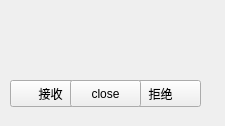
<?xml version="1.0" encoding="UTF-8"?>
<ui version="4.0">
 <class>receivevoice</class>
 <widget class="QWidget" name="receivevoice">
  <property name="geometry">
   <rect>
    <x>0</x>
    <y>0</y>
    <width>225</width>
    <height>126</height>
   </rect>
  </property>
  <property name="windowTitle">
   <string>Form</string>
  </property>
  <widget class="QPushButton" name="recvBtn">
   <property name="geometry">
    <rect>
     <x>10</x>
     <y>80</y>
     <width>81</width>
     <height>27</height>
    </rect>
   </property>
   <property name="text">
    <string>接收</string>
   </property>
  </widget>
  <widget class="QPushButton" name="rejectBtn">
   <property name="geometry">
    <rect>
     <x>120</x>
     <y>80</y>
     <width>81</width>
     <height>27</height>
    </rect>
   </property>
   <property name="text">
    <string>拒绝</string>
   </property>
  </widget>
  <widget class="QLabel" name="label">
   <property name="geometry">
    <rect>
     <x>30</x>
     <y>20</y>
     <width>171</width>
     <height>41</height>
    </rect>
   </property>
   <property name="text">
    <string/>
   </property>
  </widget>
  <widget class="QPushButton" name="closeBtn">
   <property name="geometry">
    <rect>
     <x>70</x>
     <y>80</y>
     <width>71</width>
     <height>27</height>
    </rect>
   </property>
   <property name="text">
    <string>close</string>
   </property>
  </widget>
 </widget>
 <resources/>
 <connections/>
</ui>
